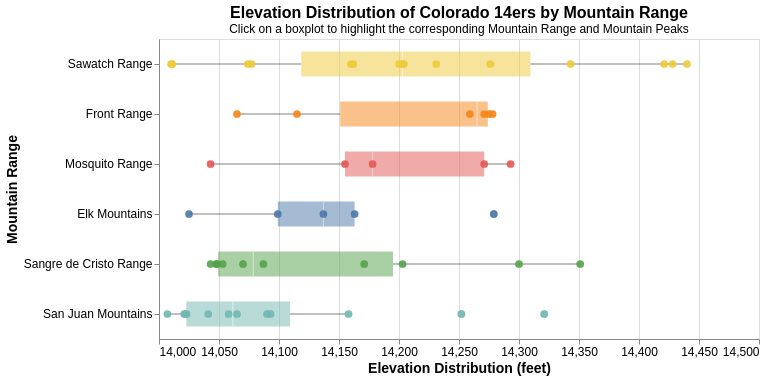

Notebook source saved alongside this figure:
### Code cell
#Question 3 | Chart 2: Boxplot with Selection

#selection for mountain range
selection1 = alt.selection_point(fields=['Mountain Range'])

#compute median elevation per mountain range and sort descending
sort_order = (
    df_col14er.groupby("Mountain Range")["Elevation_ft"]
    .mean()
    .sort_values(ascending=False)
    .index
    .tolist()
)


#base boxplot (static)
box_base = alt.Chart(df_col14er).mark_boxplot(size=25, extent=1.5, opacity=0.5).encode(
    y=alt.Y('Mountain Range:N',
            sort=sort_order,
            title='Mountain Range',
            axis=alt.Axis(labelFontSize=12, titleFontSize=14)),
    x=alt.X('Elevation_ft:Q',
            title='Elevation Distribution (feet)',
            scale=alt.Scale(domain=[14000, 14500]),
            axis=alt.Axis(labelFontSize=12, titleFontSize=14)),
    color=alt.Color('Mountain Range:N', legend=None),  # Set opacity for the boxplot
).properties(
    width=600,
    height=300,
    title={
        "text": "Elevation Distribution of Colorado 14ers by Mountain Range",
        "subtitle": "Click on a boxplot to highlight the corresponding Mountain Range and Mountain Peaks",
        "fontSize": 16,
        "subtitleFontSize": 12,
    }
)

#add jittered points on top with opacity controlled by selection
points = alt.Chart(df_col14er).mark_circle(size=60).encode(
    y=alt.Y('Mountain Range:N', sort=sort_order),
    x='Elevation_ft:Q',
    opacity=alt.condition(selection1, alt.value(0.9), alt.value(0.1)),
    tooltip=['Mountain Peak', 'Elevation_ft', 'Mountain Range'],
    color=alt.Color('Mountain Range:N', legend=None)
).add_params(
    selection1
)

#layer both
boxplot = box_base + points
boxplot

### Figure 1 — Vega-Lite specification as saved in the notebook (floating-point values rounded to 4 significant figures)
{"config": {"view": {"continuousWidth": 300, "continuousHeight": 300}}, "layer": [{"mark": {"type": "boxplot", "extent": 1.5, "opacity": 0.5, "size": 25}, "encoding": {"color": {"field": "Mountain Range", "legend": null, "type": "nominal"}, "x": {"axis": {"labelFontSize": 12, "titleFontSize": 14}, "field": "Elevation_ft", "scale": {"domain": [14000, 14500]}, "title": "Elevation Distribution (feet)", "type": "quantitative"}, "y": {"axis": {"labelFontSize": 12, "titleFontSize": 14}, "field": "Mountain Range", "sort": ["Sawatch Range", "Front Range", "Mosquito Range", "Elk Mountains", "Sangre de Cristo Range", "San Juan Mountains"], "title": "Mountain Range", "type": "nominal"}}, "title": {"text": "Elevation Distribution of Colorado 14ers by Mountain Range", "subtitle": "Click on a boxplot to highlight the corresponding Mountain Range and Mountain Peaks", "fontSize": 16, "subtitleFontSize": 12}}, {"mark": {"type": "circle", "size": 60}, "encoding": {"color": {"field": "Mountain Range", "legend": null, "type": "nominal"}, "opacity": {"condition": {"param": "param_4", "value": 0.9}, "value": 0.1}, "tooltip": [{"field": "Mountain Peak", "type": "nominal"}, {"field": "Elevation_ft", "type": "quantitative"}, {"field": "Mountain Range", "type": "nominal"}], "x": {"field": "Elevation_ft", "type": "quantitative"}, "y": {"field": "Mountain Range", "sort": ["Sawatch Range", "Front Range", "Mosquito Range", "Elk Mountains", "Sangre de Cristo Range", "San Juan Mountains"], "type": "nominal"}}, "name": "view_6"}], "data": {"name": "data-edeb8de2e50c1a3e782d222b6a868884"}, "height": 300, "params": [{"name": "param_4", "select": {"type": "point", "fields": ["Mountain Range"]}, "views": ["view_6"]}], "width": 600, "$schema": "https://vega.github.io/schema/vega-lite/v5.20.1.json", "datasets": {"data-edeb8de2e50c1a3e782d222b6a868884": [{"Mountain Peak": "Mount Elbert", "Mountain Range": "Sawatch Range", "Elevation_ft": 14440, "Prominence_ft": 9093, "Lat": 39.12, "Long": -106.4, "Distance_mi": 9.5, "Elevation Gain_ft": 4700, "Difficulty": "Class 1", "Traffic Low": 20000, "Traffic High": 25000, "Average Visitors 2017": 22500}, {"Mountain Peak": "Mount Massive", "Mountain Range": "Sawatch Range", "Elevation_ft": 14428, "Prominence_ft": 1961, "Lat": 39.19, "Long": -106.5, "Distance_mi": 14.5, "Elevation Gain_ft": 4500, "Difficulty": "Class 2", "Traffic Low": 7000, "Traffic High": 10000, "Average Visitors 2017": 8500}, {"Mountain Peak": "Mount Harvard", "Mountain Range": "Sawatch Range", "Elevation_ft": 14421, "Prominence_ft": 2360, "Lat": 38.92, "Long": -106.3, "Distance_mi": 14.0, "Elevation Gain_ft": 4600, "Difficulty": "Class 2", "Traffic Low": 5000, "Traffic High": 7000, "Average Visitors 2017": 6000}, {"Mountain Peak": "Blanca Peak", "Mountain Range": "Sangre de Cristo Range", "Elevation_ft": 14351, "Prominence_ft": 5326, "Lat": 37.58, "Long": -105.5, "Distance_mi": 17.0, "Elevation Gain_ft": 6500, "Difficulty": "Class 2", "Traffic Low": 1000, "Traffic High": 3000, "Average Visitors 2017": 2000}, {"Mountain Peak": "La Plata Peak", "Mountain Range": "Sawatch Range", "Elevation_ft": 14343, "Prominence_ft": 1836, "Lat": 39.03, "Long": -106.5, "Distance_mi": 9.25, "Elevation Gain_ft": 4500, "Difficulty": "Class 2", "Traffic Low": 5000, "Traffic High": 7000, "Average Visitors 2017": 6000}, {"Mountain Peak": "Uncompahgre Peak", "Mountain Range": "San Juan Mountains", "Elevation_ft": 14321, "Prominence_ft": 4277, "Lat": 38.07, "Long": -107.5, "Distance_mi": 7.5, "Elevation Gain_ft": 3000, "Difficulty": "Class 2", "Traffic Low": 3000, "Traffic High": 5000, "Average Visitors 2017": 4000}, {"Mountain Peak": "Crestone Peak", "Mountain Range": "Sangre de Cristo Range", "Elevation_ft": 14300, "Prominence_ft": 4554, "Lat": 37.97, "Long": -105.6, "Distance_mi": 14.0, "Elevation Gain_ft": 5700, "Difficulty": "Class 3", "Traffic Low": 1000, "Traffic High": 3000, "Average Visitors 2017": 2000}, {"Mountain Peak": "Mount Lincoln", "Mountain Range": "Mosquito Range", "Elevation_ft": 14293, "Prominence_ft": 3862, "Lat": 39.35, "Long": -106.1, "Distance_mi": 6.0, "Elevation Gain_ft": 2600, "Difficulty": "Class 2", "Traffic Low": 15000, "Traffic High": 20000, "Average Visitors 2017": 17500}, {"Mountain Peak": "Castle Peak", "Mountain Range": "Elk Mountains", "Elevation_ft": 14279, "Prominence_ft": 2365, "Lat": 39.01, "Long": -106.9, "Distance_mi": 13.5, "Elevation Gain_ft": 4600, "Difficulty": "Class 2", "Traffic Low": 1000, "Traffic High": 3000, "Average Visitors 2017": 2000}, {"Mountain Peak": "Grays Peak", "Mountain Range": "Front Range", "Elevation_ft": 14278, "Prominence_ft": 2770, "Lat": 39.63, "Long": -105.8, "Distance_mi": 8.0, "Elevation Gain_ft": 3000, "Difficulty": "Class 1", "Traffic Low": 25000, "Traffic High": 30000, "Average Visitors 2017": 27500}, {"Mountain Peak": "Mount Antero", "Mountain Range": "Sawatch Range", "Elevation_ft": 14276, "Prominence_ft": 2503, "Lat": 38.67, "Long": -106.2, "Distance_mi": 16.0, "Elevation Gain_ft": 5200, "Difficulty": "Class 2", "Traffic Low": 3000, "Traffic High": 5000, "Average Visitors 2017": 4000}, {"Mountain Peak": "Torreys Peak", "Mountain Range": "Front Range", "Elevation_ft": 14275, "Prominence_ft": 560, "Lat": 39.64, "Long": -105.8, "Distance_mi": 8.0, "Elevation Gain_ft": 3000, "Difficulty": "Class 2", "Traffic Low": 25000, "Traffic High": 30000, "Average Visitors 2017": 27500}, {"Mountain Peak": "Quandary Peak", "Mountain Range": "Mosquito Range", "Elevation_ft": 14271, "Prominence_ft": 1125, "Lat": 39.4, "Long": -106.1, "Distance_mi": 6.75, "Elevation Gain_ft": 3450, "Difficulty": "Class 1", "Traffic Low": 20000, "Traffic High": 25000, "Average Visitors 2017": 22500}, {"Mountain Peak": "Mount Evans", "Mountain Range": "Front Range", "Elevation_ft": 14271, "Prominence_ft": 2770, "Lat": 39.59, "Long": -105.6, "Distance_mi": 5.0, "Elevation Gain_ft": 2000, "Difficulty": "Class 2", "Traffic Low": 15000, "Traffic High": 20000, "Average Visitors 2017": 17500}, {"Mountain Peak": "Longs Peak", "Mountain Range": "Front Range", "Elevation_ft": 14259, "Prominence_ft": 2940, "Lat": 40.26, "Long": -105.6, "Distance_mi": 14.5, "Elevation Gain_ft": 5100, "Difficulty": "Class 3", "Traffic Low": 15000, "Traffic High": 20000, "Average Visitors 2017": 17500}, {"Mountain Peak": "Mount Wilson", "Mountain Range": "San Juan Mountains", "Elevation_ft": 14252, "Prominence_ft": 4024, "Lat": 37.84, "Long": -108.0, "Distance_mi": 16.0, "Elevation Gain_ft": 5100, "Difficulty": "Class 4", "Traffic Low": 1000, "Traffic High": 3000, "Average Visitors 2017": 2000}, {"Mountain Peak": "Mount Shavano", "Mountain Range": "Sawatch Range", "Elevation_ft": 14231, "Prominence_ft": 1619, "Lat": 38.62, "Long": -106.2, "Distance_mi": 9.0, "Elevation Gain_ft": 4600, "Difficulty": "Class 2", "Traffic Low": 5000, "Traffic High": 7000, "Average Visitors 2017": 6000}, {"Mountain Peak": "Mount Princeton", "Mountain Range": "Sawatch Range", "Elevation_ft": 14204, "Prominence_ft": 2177, "Lat": 38.75, "Long": -106.2, "Distance_mi": 6.5, "Elevation Gain_ft": 3200, "Difficulty": "Class 2", "Traffic Low": 5000, "Traffic High": 7000, "Average Visitors 2017": 6000}, {"Mountain Peak": "Mount Belford", "Mountain Range": "Sawatch Range", "Elevation_ft": 14203, "Prominence_ft": 1337, "Lat": 38.96, "Long": -106.4, "Distance_mi": 8.0, "Elevation Gain_ft": 4500, "Difficulty": "Class 2", "Traffic Low": 5000, "Traffic High": 7000, "Average Visitors 2017": 6000}, {"Mountain Peak": "Crestone Needle", "Mountain Range": "Sangre de Cristo Range", "Elevation_ft": 14203, "Prominence_ft": 457, "Lat": 37.96, "Long": -105.6, "Distance_mi": 12.0, "Elevation Gain_ft": 4400, "Difficulty": "Class 3", "Traffic Low": 1000, "Traffic High": 3000, "Average Visitors 2017": 2000}, {"Mountain Peak": "Mount Yale", "Mountain Range": "Sawatch Range", "Elevation_ft": 14200, "Prominence_ft": 1896, "Lat": 38.84, "Long": -106.3, "Distance_mi": 9.5, "Elevation Gain_ft": 4300, "Difficulty": "Class 2", "Traffic Low": 5000, "Traffic High": 7000, "Average Visitors 2017": 6000}, {"Mountain Peak": "Mount Bross", "Mountain Range": "Mosquito Range", "Elevation_ft": 14178, "Prominence_ft": 312, "Lat": 39.34, "Long": -106.1, "Distance_mi": 3.25, "Elevation Gain_ft": 2250, "Difficulty": "Class 2", "Traffic Low": 15000, "Traffic High": 20000, "Average Visitors 2017": 17500}, {"Mountain Peak": "Kit Carson Mountain", "Mountain Range": "Sangre de Cristo Range", "Elevation_ft": 14171, "Prominence_ft": 1025, "Lat": 37.98, "Long": -105.6, "Distance_mi": 14.5, "Elevation Gain_ft": 6250, "Difficulty": "Class 3", "Traffic Low": 1000, "Traffic High": 3000, "Average Visitors 2017": 2000}, {"Mountain Peak": "Maroon Peak", "Mountain Range": "Elk Mountains", "Elevation_ft": 14163, "Prominence_ft": 2336, "Lat": 39.07, "Long": -107.0, "Distance_mi": 11.5, "Elevation Gain_ft": 4800, "Difficulty": "Class 3", "Traffic Low": 1000, "Traffic High": 3000, "Average Visitors 2017": 2000}, {"Mountain Peak": "Tabeguache Peak", "Mountain Range": "Sawatch Range", "Elevation_ft": 14162, "Prominence_ft": 455, "Lat": 38.63, "Long": -106.3, "Distance_mi": 11.0, "Elevation Gain_ft": 5600, "Difficulty": "Class 2", "Traffic Low": 5000, "Traffic High": 7000, "Average Visitors 2017": 6000}, {"Mountain Peak": "Mount Oxford (Colorado)", "Mountain Range": "Sawatch Range", "Elevation_ft": 14160, "Prominence_ft": 653, "Lat": 38.96, "Long": -106.3, "Distance_mi": 11.0, "Elevation Gain_ft": 5800, "Difficulty": "Class 2", "Traffic Low": 5000, "Traffic High": 7000, "Average Visitors 2017": 6000}, {"Mountain Peak": "Mount Sneffels", "Mountain Range": "San Juan Mountains", "Elevation_ft": 14158, "Prominence_ft": 3050, "Lat": 38.0, "Long": -107.8, "Distance_mi": 6.0, "Elevation Gain_ft": 2900, "Difficulty": "Class 3", "Traffic Low": 3000, "Traffic High": 5000, "Average Visitors 2017": 4000}, {"Mountain Peak": "Mount Democrat", "Mountain Range": "Mosquito Range", "Elevation_ft": 14155, "Prominence_ft": 768, "Lat": 39.34, "Long": -106.1, "Distance_mi": 4.0, "Elevation Gain_ft": 2150, "Difficulty": "Class 2", "Traffic Low": 15000, "Traffic High": 20000, "Average Visitors 2017": 17500}, {"Mountain Peak": "Capitol Peak", "Mountain Range": "Elk Mountains", "Elevation_ft": 14137, "Prominence_ft": 1750, "Lat": 39.15, "Long": -107.1, "Distance_mi": 17.0, "Elevation Gain_ft": 5300, "Difficulty": "Class 4", "Traffic Low": 1000, "Traffic High": 3000, "Average Visitors 2017": 2000}, {"Mountain Peak": "Pikes Peak", "Mountain Range": "Front Range", "Elevation_ft": 14115, "Prominence_ft": 5530, "Lat": 38.84, "Long": -105.0, "Distance_mi": 26.0, "Elevation Gain_ft": 7500, "Difficulty": "Class 1", "Traffic Low": 15000, "Traffic High": 20000, "Average Visitors 2017": 17500}, {"Mountain Peak": "Snowmass Mountain", "Mountain Range": "Elk Mountains", "Elevation_ft": 14099, "Prominence_ft": 1152, "Lat": 39.12, "Long": -107.1, "Distance_mi": 22.0, "Elevation Gain_ft": 5800, "Difficulty": "Class 3", "Traffic Low": 1000, "Traffic High": 3000, "Average Visitors 2017": 2000}, {"Mountain Peak": "Windom Peak", "Mountain Range": "San Juan Mountains", "Elevation_ft": 14093, "Prominence_ft": 2187, "Lat": 37.62, "Long": -107.6, "Distance_mi": 17.0, "Elevation Gain_ft": 6000, "Difficulty": "Class 2", "Traffic Low": 3000, "Traffic High": 5000, "Average Visitors 2017": 4000}, {"Mountain Peak": "Mount Eolus", "Mountain Range": "San Juan Mountains", "Elevation_ft": 14090, "Prominence_ft": 1024, "Lat": 37.62, "Long": -107.6, "Distance_mi": 17.0, "Elevation Gain_ft": 6100, "Difficulty": "Class 3", "Traffic Low": 3000, "Traffic High": 5000, "Average Visitors 2017": 4000}, {"Mountain Peak": "Challenger Point", "Mountain Range": "Sangre de Cristo Range", "Elevation_ft": 14087, "Prominence_ft": 301, "Lat": 37.98, "Long": -105.6, "Distance_mi": 12.5, "Elevation Gain_ft": 5400, "Difficulty": "Class 2", "Traffic Low": 1000, "Traffic High": 3000, "Average Visitors 2017": 2000}, {"Mountain Peak": "Mount Columbia", "Mountain Range": "Sawatch Range", "Elevation_ft": 14077, "Prominence_ft": 893, "Lat": 38.9, "Long": -106.3, "Distance_mi": 11.5, "Elevation Gain_ft": 4250, "Difficulty": "Class 2", "Traffic Low": 3000, "Traffic High": 5000, "Average Visitors 2017": 4000}, {"Mountain Peak": "Missouri Mountain", "Mountain Range": "Sawatch Range", "Elevation_ft": 14074, "Prominence_ft": 847, "Lat": 38.95, "Long": -106.4, "Distance_mi": 10.5, "Elevation Gain_ft": 4500, "Difficulty": "Class 2", "Traffic Low": 3000, "Traffic High": 5000, "Average Visitors 2017": 4000}, {"Mountain Peak": "Humboldt Peak", "Mountain Range": "Sangre de Cristo Range", "Elevation_ft": 14070, "Prominence_ft": 1204, "Lat": 37.98, "Long": -105.6, "Distance_mi": 11.0, "Elevation Gain_ft": 4200, "Difficulty": "Class 2", "Traffic Low": 1000, "Traffic High": 3000, "Average Visitors 2017": 2000}, {"Mountain Peak": "Mount Bierstadt", "Mountain Range": "Front Range", "Elevation_ft": 14065, "Prominence_ft": 720, "Lat": 39.58, "Long": -105.7, "Distance_mi": 7.0, "Elevation Gain_ft": 2850, "Difficulty": "Class 2", "Traffic Low": 35000, "Traffic High": 40000, "Average Visitors 2017": 37500}, {"Mountain Peak": "Sunlight Peak", "Mountain Range": "San Juan Mountains", "Elevation_ft": 14065, "Prominence_ft": 399, "Lat": 37.63, "Long": -107.6, "Distance_mi": 17.0, "Elevation Gain_ft": 6000, "Difficulty": "Class 4", "Traffic Low": 3000, "Traffic High": 5000, "Average Visitors 2017": 4000}, {"Mountain Peak": "Handies Peak", "Mountain Range": "San Juan Mountains", "Elevation_ft": 14058, "Prominence_ft": 1908, "Lat": 37.91, "Long": -107.5, "Distance_mi": 5.75, "Elevation Gain_ft": 2500, "Difficulty": "Class 1", "Traffic Low": 5000, "Traffic High": 7000, "Average Visitors 2017": 6000}, {"Mountain Peak": "Culebra Peak", "Mountain Range": "Sangre de Cristo Range", "Elevation_ft": 14053, "Prominence_ft": 4827, "Lat": 37.12, "Long": -105.2, "Distance_mi": 5.0, "Elevation Gain_ft": 2700, "Difficulty": "Class 2", "Traffic Low": 1000, "Traffic High": 3000, "Average Visitors 2017": 2000}, {"Mountain Peak": "Ellingwood Point", "Mountain Range": "Sangre de Cristo Range", "Elevation_ft": 14048, "Prominence_ft": 342, "Lat": 37.58, "Long": -105.5, "Distance_mi": 17.0, "Elevation Gain_ft": 6200, "Difficulty": "Class 2", "Traffic Low": 1000, "Traffic High": 3000, "Average Visitors 2017": 2000}, {"Mountain Peak": "Mount Lindsey", "Mountain Range": "Sangre de Cristo Range", "Elevation_ft": 14048, "Prominence_ft": 1542, "Lat": 37.58, "Long": -105.4, "Distance_mi": 8.25, "Elevation Gain_ft": 3500, "Difficulty": "Class 3", "Traffic Low": 1000, "Traffic High": 3000, "Average Visitors 2017": 2000}, {"Mountain Peak": "Little Bear Peak", "Mountain Range": "Sangre de Cristo Range", "Elevation_ft": 14043, "Prominence_ft": 377, "Lat": 37.57, "Long": -105.5, "Distance_mi": 14.0, "Elevation Gain_ft": 6200, "Difficulty": "Class 4", "Traffic Low": 1000, "Traffic High": 3000, "Average Visitors 2017": 2000}, {"Mountain Peak": "Mount Sherman", "Mountain Range": "Mosquito Range", "Elevation_ft": 14043, "Prominence_ft": 850, "Lat": 39.23, "Long": -106.2, "Distance_mi": 5.25, "Elevation Gain_ft": 2100, "Difficulty": "Class 2", "Traffic Low": 20000, "Traffic High": 25000, "Average Visitors 2017": 22500}, {"Mountain Peak": "Redcloud Peak", "Mountain Range": "San Juan Mountains", "Elevation_ft": 14041, "Prominence_ft": 1436, "Lat": 37.94, "Long": -107.4, "Distance_mi": 9.0, "Elevation Gain_ft": 3700, "Difficulty": "Class 2", "Traffic Low": 3000, "Traffic High": 5000, "Average Visitors 2017": 4000}, {"Mountain Peak": "Pyramid Peak", "Mountain Range": "Elk Mountains", "Elevation_ft": 14025, "Prominence_ft": 1638, "Lat": 39.07, "Long": -107.0, "Distance_mi": 8.25, "Elevation Gain_ft": 4500, "Difficulty": "Class 4", "Traffic Low": 1000, "Traffic High": 3000, "Average Visitors 2017": 2000}, {"Mountain Peak": "Wilson Peak", "Mountain Range": "San Juan Mountains", "Elevation_ft": 14023, "Prominence_ft": 857, "Lat": 37.86, "Long": -108.0, "Distance_mi": 10.0, "Elevation Gain_ft": 5000, "Difficulty": "Class 3", "Traffic Low": 1000, "Traffic High": 3000, "Average Visitors 2017": 2000}, {"Mountain Peak": "San Luis Peak", "Mountain Range": "San Juan Mountains", "Elevation_ft": 14022, "Prominence_ft": 3113, "Lat": 37.99, "Long": -106.9, "Distance_mi": 13.5, "Elevation Gain_ft": 3600, "Difficulty": "Class 1", "Traffic Low": 3000, "Traffic High": 5000, "Average Visitors 2017": 4000}, {"Mountain Peak": "Wetterhorn Peak", "Mountain Range": "San Juan Mountains", "Elevation_ft": 14021, "Prominence_ft": 1635, "Lat": 38.06, "Long": -107.5, "Distance_mi": 7.0, "Elevation Gain_ft": 3300, "Difficulty": "Class 3", "Traffic Low": 3000, "Traffic High": 5000, "Average Visitors 2017": 4000}, {"Mountain Peak": "Mount of the Holy Cross", "Mountain Range": "Sawatch Range", "Elevation_ft": 14011, "Prominence_ft": 2113, "Lat": 39.47, "Long": -106.5, "Distance_mi": 12.0, "Elevation Gain_ft": 5600, "Difficulty": "Class 2", "Traffic Low": 3000, "Traffic High": 5000, "Average Visitors 2017": 4000}, {"Mountain Peak": "Huron Peak", "Mountain Range": "Sawatch Range", "Elevation_ft": 14010, "Prominence_ft": 1423, "Lat": 38.95, "Long": -106.4, "Distance_mi": 6.5, "Elevation Gain_ft": 3500, "Difficulty": "Class 2", "Traffic Low": 5000, "Traffic High": 7000, "Average Visitors 2017": 6000}, {"Mountain Peak": "Sunshine Peak", "Mountain Range": "San Juan Mountains", "Elevation_ft": 14007, "Prominence_ft": 501, "Lat": 37.92, "Long": -107.4, "Distance_mi": 12.25, "Elevation Gain_ft": 4800, "Difficulty": "Class 2", "Traffic Low": 3000, "Traffic High": 5000, "Average Visitors 2017": 4000}]}}
